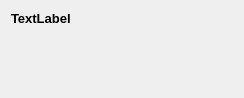
<?xml version="1.0" encoding="UTF-8"?>
<ui version="4.0">
 <class>WidgetOnlyPositionFixer</class>
 <widget class="QWidget" name="WidgetOnlyPositionFixer">
  <property name="geometry">
   <rect>
    <x>0</x>
    <y>0</y>
    <width>244</width>
    <height>98</height>
   </rect>
  </property>
  <layout class="QVBoxLayout" name="verticalLayout">
   <item>
    <widget class="QLabel" name="labelTitle">
     <property name="font">
      <font>
       <pointsize>10</pointsize>
       <weight>75</weight>
       <bold>true</bold>
      </font>
     </property>
     <property name="text">
      <string>TextLabel</string>
     </property>
    </widget>
   </item>
   <item>
    <widget class="WidgetPositionFixer" name="widgetPositionFixer">
     <property name="frameShape">
      <enum>QFrame::Box</enum>
     </property>
     <property name="frameShadow">
      <enum>QFrame::Raised</enum>
     </property>
    </widget>
   </item>
   <item>
    <spacer name="verticalSpacer">
     <property name="orientation">
      <enum>Qt::Vertical</enum>
     </property>
     <property name="sizeHint" stdset="0">
      <size>
       <width>20</width>
       <height>40</height>
      </size>
     </property>
    </spacer>
   </item>
  </layout>
 </widget>
 <customwidgets>
  <customwidget>
   <class>WidgetPositionFixer</class>
   <extends>QFrame</extends>
   <header>widgets/WidgetPositionFixer.h</header>
   <container>1</container>
  </customwidget>
 </customwidgets>
 <resources/>
 <connections/>
</ui>
